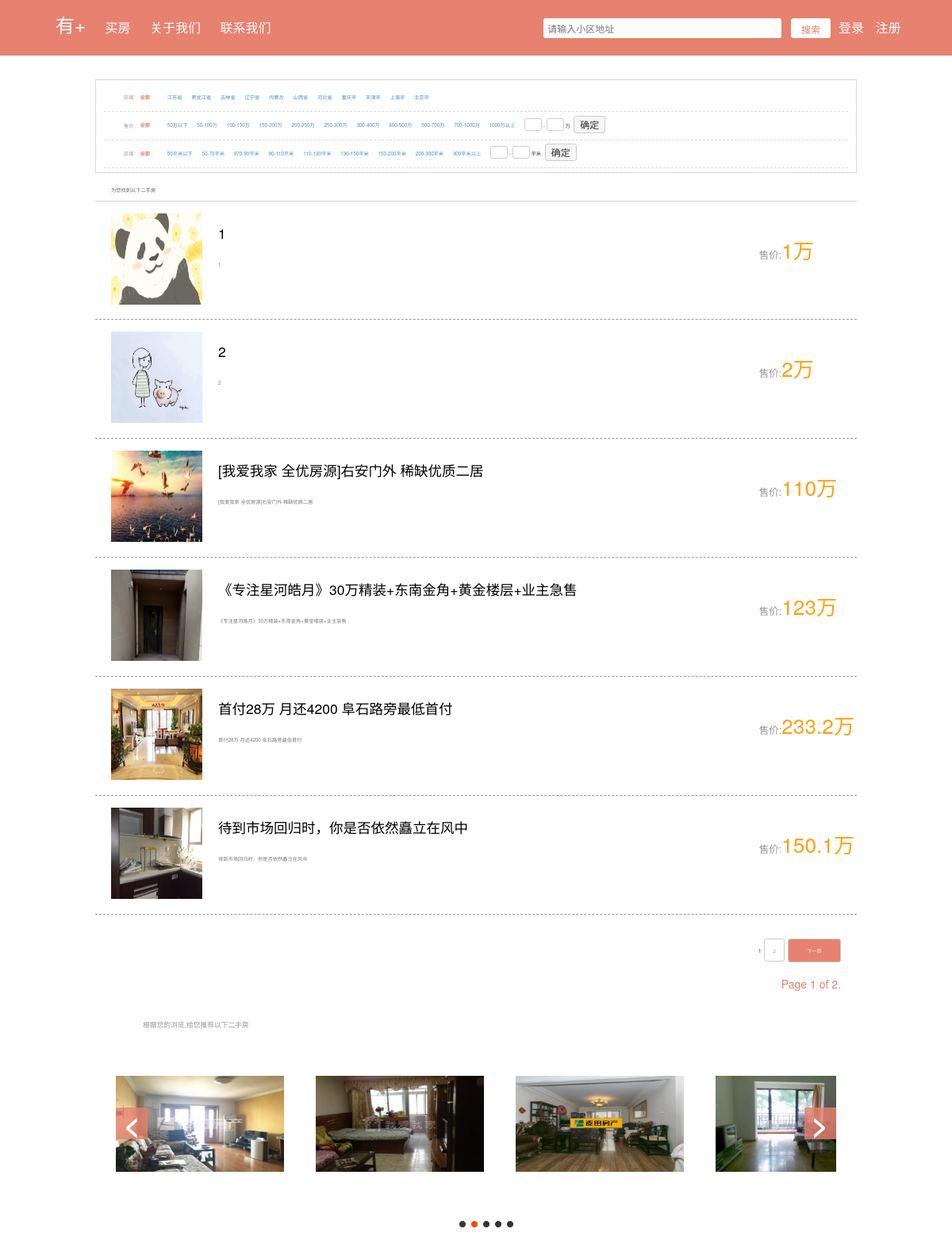
The page / on the database its author committed.
### account/models.py (models this page shows, shortened)
class area(models.Model):
    areaId = models.CharField(max_length=50)
    areaProvince = models.CharField(max_length=50)
    areaCity = models.CharField(max_length=50)
    areaDistrict = models.CharField(max_length=1000)
    areaHouseId = models.CharField(max_length=1000)

class price(models.Model):
    priceId = models.CharField(max_length=30)
    priceNum = models.CharField(max_length=50)

class sqm(models.Model):
    sqmId = models.CharField(max_length=30)
    sqmNum = models.CharField(max_length=30)
    sqmUrl = models.CharField(max_length=50)

class houseDetail(models.Model):
    houseId = models.CharField(max_length=50)
    imgUrl = models.FileField(upload_to='./account/template/attach-files/images/')
    houseTitle = models.CharField(max_length=100)
    houseDescribe = models.CharField(max_length=200)
    housePrice = models.CharField(max_length=50)
    houseArea = models.CharField(max_length=50)
    houseStyle = models.CharField(max_length=50)
    houseAddress = models.CharField(max_length=200)
    houseYear = models.CharField(max_length=50)
    houseResponsibleId = models.CharField(max_length=50)

### account/views.py (the view)
# urls.py: url(r'^$', 'account.views.register'),
def register(request):
    if request.method == "POST":
        uf = UserForm(request.POST)
        ufl = UserFormLogin(request.POST)
        if uf.is_valid():
            username = uf.cleaned_data['username']
            password = uf.cleaned_data['password']
            email = uf.cleaned_data['email']
            user = User()
            user.username = username
            user.password = password
            user.email = email
            user.save()
            return render_to_response('success.html',{'username':username})
        if ufl.is_valid():
            username = ufl.cleaned_data['username']
            password = ufl.cleaned_data['password']
            user = User.objects.filter(username__exact=username, password__exact=password)
            if user:
                return render_to_response('register.html', {'username': username})
            else:
                return HttpResponseRedirect('/account/')
    else:
        uf = UserForm()
        ufl = UserFormLogin()
    data = houseDetail.objects.order_by('houseId')
    for d in data:
        d.imgUrl = d.imgUrl.name.split(",")[0].split("/")[-1]
    areadata = area.objects.all()
    pricedata = price.objects.all()
    sqmdata = sqm.objects.all()
    searchdata = request.GET.get("search",'s')
    context['uf'] = uf
    context['ufl'] = ufl
    context['areadata'] = areadata
    context['pricedata'] = pricedata
    context['sqmdata'] = sqmdata
    limit = 6
    paginator = Paginator(data, limit)
    page = request.GET.get('page')
    try:
        data = paginator.page(page)
    except PageNotAnInteger:
        data = paginator.page(1)
    except EmptyPage:
        data = paginator.page(paginator.num_pages)
    context['data'] = data
    c.execute('select * from account_housedetail where account_housedetail.houseAddress like "%' + searchdata + '%"')
    datas = []
    for i in c.fetchall():
        datas.append({'houseId': i[1], 'imgUrl': i[2].split(",")[0], 'houseTitle': i[3], 'housePrice': i[5]})
    if datas:
        context['data'] = datas
    else:
        context['data'] = data
    return render_to_response('register.html',context,context_instance=RequestContext(request))

### account/views.py
class UserForm(forms.Form):
    username = forms.CharField(label='',max_length=100)
    password = forms.CharField(label='',widget=forms.PasswordInput())
    email = forms.EmailField(label='')

class UserFormLogin(forms.Form):
    username = forms.CharField(label='', max_length=100)
    password = forms.CharField(label='', widget=forms.PasswordInput())

### account/template/register.html (shortened to what this page needs)
<!DOCTYPE html PUBLIC "-//W3C//DTD XHTML 1.0 Strict//EN" "http://www.w3.org/TR/xhtml1/DTD/xhtml1-strict.dtd">
<html xmlns="http://www.w3.org/1999/xhtml" xml:lang="en" lang="en">
<head>
</head>
<body>
{% extends "header.html" %}
    {% block content %}
    <div class="content">
        <div class="houseinfo">
            <div class="div-border items-list">
                <div class="items">
                    <span class="item-title">区域：</span>
                    <span class="elems-l">
							<span class="selected-item">全部</span>
							{% for a in areadata %}
							<a href="/area/{{ a.areaId }}">{{ a.areaProvince }}</a>
							{% endfor %}
						</span>
                </div>
                <div class="items">
						<span class="item-title">售价：</span>
						<span class="elems-l">
							<span class="selected-item">全部</span>
							{% for p in pricedata %}
							<a href="#">{{ p.priceNum }}</a>
							{% endfor %}
						</span>
						<div class="pricecond">
							<form action="" id="pr_form_apf_id_11" onsubmit="return priceCondition.submit(0);">
								<input class="from-price" type="text" name="from_price" maxlength="5" id="from_price" autocomplete="off" value>
								-
								<input class="to-price" type="text" name="to_price" maxlength="5" id="to_price" autocomplete="off" value>
								<span class>万</span>
								<input class="smit" type="submit" id="pricerange_search" value="确定">
							</form>
						</div>
					</div>
                <div class="items">
						<span class="item-title">区域：</span>
						<span class="elems-l">
							<span class="selected-item">全部</span>
							{% for s in sqmdata %}
							<a href="{{ s.sqmUrl }}">{{s.sqmNum}}</a>
							{% endfor %}
						</span>
						<div class="areacond">
							<form method="get" action="" id="pr_form_apf_id_11" onsubmit="return areaCondition.submit(0);">
								<input class="from-area" type="text" maxlength="5" id="from_area" autocomplete="off" value>
								-
								<input class="to-area" type="text" maxlength="5" id="to_area" autocomplete="off" value>
								<span class>平米</span>
								<input class="smit" id="arearange_search" type="submit" value="确定">
							</form>
						</div>
                </div>
            </div>
            <div class="sale-left">
                <div class="sortby clearfix sortby-top-2">
					<span>为您找到以下<strong>{{ adata.areaProvince}}</strong>二手房</span>
				</div>
                <ul class="house-list" id="house-list">
                    {% if currentUrl == undefined %}
                    {% for hd in data %}
                     <a href="/housedetail/{{hd.houseId}}">
                         <li class>
                                <img src="{{STATIC_URL}}images/{{ hd.imgUrl }}">
                                <div class="house-detail">
                                    <div class="house-title">
                                        <p>{{ hd.houseTitle }}</p>
                                    </div>
                                    <div class="house-info">
                                        <p>{{ hd.houseTitle }}</p>
                                    </div>
                                </div>
                                <div class="price">
                                    <p>售价:<span>{{ hd.housePrice }}万</span></p>
                                </div>
                         </li>
                     </a>
                    {% endfor %}
                    <div class="multi-page">
                         {% for page_number in data.paginator.page_range %}
                            {% ifequal page_number  data.number %}
                                {{ page_number }}
                            {% else %}
                                <a href="/?page={{ page_number }}">{{ page_number }}</a>
                            {% endifequal %}
                         {% endfor %}
                         {% if data.has_next %}
                         <a href="/?page={{ data.next_page_number }}" class="aNxt">下一页</a>
                         {% endif %}
                         <p>Page {{ data.number }} of {{ data.paginator.num_pages }}.</p>
                    </div>
                    {% endif %}
					</ul>
            </div>
            <div class="recommend">
                <span>根据您的浏览,给您推荐以下二手房</span>
            </div>
            <div class="history-content" id="history-content">
                <div class="list" id="list">
                    <img src="{{STATIC_URL}}images/4.jpg" alt="4">
                    <img src="{{STATIC_URL}}images/5.jpg" alt="5">
                    <img src="{{STATIC_URL}}images/6.jpg" alt="3">
                    <img src="{{STATIC_URL}}images/7.jpg" alt="4">
                </div>
                <div class="buttons" id="buttons">
                    <span index="1" class="on"></span>
                    <span index="2"></span>
                    <span index="3"></span>
                    <span index="4"></span>
                    <span index="5"></span>
                </div>
                <a href="javascript:;" id="prev" class="arrow">&lt;</a>
                <a href="javascript:;" id="next" class="arrow">&gt;</a>
            </div>
        </div>
    </div>
    {% endblock %}

### account/template/header.html (shortened to what this page needs)
<!DOCTYPE html PUBLIC "-//W3C//DTD XHTML 1.0 Strict//EN" "http://www.w3.org/TR/xhtml1/DTD/xhtml1-strict.dtd">
<html xmlns="http://www.w3.org/1999/xhtml" xml:lang="en" lang="en">
<head>
    <link rel="stylesheet" href="/static/css/bootstrap.min.css">
    <link rel="stylesheet" href="/static/css/reset.css">
    <link rel="stylesheet" href="/static/css/gp.css">
</head>
<body>
        <header>
            <nav>
                <form action="" method="GET">
                    <ul class="menu">
                        <li>
                            <a href="/"><h3>有+</h3></a>
                        </li>
                        <li><a href="/">买房</a></li>
                        <li><a href="/about">关于我们</a></li>
                        <li><a href="/contact">联系我们</a></li>
                    </ul>
                    <ul class="login-nav">
                        <li id="login">登录</li>
                        <li id="register">注册</li>
                    </ul>
                    <ul class="search">
                        <li><input type="text" placeholder="请输入小区地址" class="search-txt" name="search"></li>
                        <li><input type="submit" value="搜索" class="search-btn"></li>
                    </ul>
                </form>
            </nav>
        </header>
    {% block content %}{% endblock%}
</body>
</html>

### rows shown on the page
area: areaProvince "江苏省"
area: areaProvince "黑龙江省"
area: areaProvince "吉林省"
area: areaProvince "辽宁省"
area: areaProvince "内蒙古"
area: areaProvince "山西省"
area: areaProvince "河北省"
area: areaProvince "重庆市"
area: areaProvince "天津市"
area: areaProvince "上海市"
area: areaProvince "北京市"
price: priceNum "50万以下"
price: priceNum "50-100万"
price: priceNum "100-150万"
price: priceNum "150-200万"
price: priceNum "200-250万"
price: priceNum "250-300万"
price: priceNum "300-400万"
price: priceNum "400-500万"
price: priceNum "500-700万"
price: priceNum "700-1000万"
price: priceNum "1000万以上"
sqm: sqmNum "50平米以下"
sqm: sqmNum "50-70平米"
sqm: sqmNum "970-90平米"
sqm: sqmNum "90-110平米"
sqm: sqmNum "110-130平米"
sqm: sqmNum "130-150平米"
sqm: sqmNum "150-200平米"
sqm: sqmNum "200-300平米"
sqm: sqmNum "300平米以上"
houseDetail: imgUrl (picture), houseTitle "1", housePrice "1"
houseDetail: imgUrl (picture), houseTitle "2", housePrice "2"
houseDetail: shows a picture, houseTitle "[我爱我家 全优房源]右安门外 稀缺优质二居", housePrice "110"
houseDetail: shows a picture, houseTitle "《专注星河皓月》30万精装+东南金角+黄金楼层+业主急售", housePrice "123"
houseDetail: shows a picture, houseTitle "首付28万 月还4200 阜石路旁最低首付", housePrice "233.2"
houseDetail: imgUrl (picture), houseTitle "待到市场回归时，你是否依然矗立在风中", housePrice "150.1"

### other values the page prints
{{ page_number }} "1"
{{ page_number }} "2"
{{ data.number }} "1"
{{ data.paginator.num_pages }} "2"
